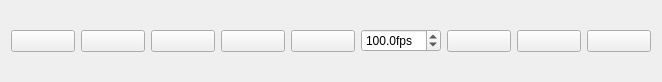
<?xml version="1.0" encoding="UTF-8"?>
<ui version="4.0">
 <class>qDMMLSequenceBrowserPlayWidget</class>
 <widget class="QWidget" name="qDMMLSequenceBrowserPlayWidget">
  <property name="geometry">
   <rect>
    <x>0</x>
    <y>0</y>
    <width>662</width>
    <height>82</height>
   </rect>
  </property>
  <property name="sizePolicy">
   <sizepolicy hsizetype="Preferred" vsizetype="Maximum">
    <horstretch>0</horstretch>
    <verstretch>0</verstretch>
   </sizepolicy>
  </property>
  <property name="windowTitle">
   <string>qDMMLSequenceBrowserPlayWidget</string>
  </property>
  <layout class="QHBoxLayout" name="horizontalLayout">
   <item>
    <widget class="QPushButton" name="pushButton_VcrFirst">
     <property name="toolTip">
      <string>First frame</string>
     </property>
     <property name="text">
      <string/>
     </property>
     <property name="icon">
      <iconset resource="../qCjyxSequenceBrowserModuleWidgets.qrc">
       <normaloff>:/Icons/pqVcrFirst24.png</normaloff>:/Icons/pqVcrFirst24.png</iconset>
     </property>
    </widget>
   </item>
   <item>
    <widget class="QPushButton" name="pushButton_VcrPrevious">
     <property name="toolTip">
      <string>Previous frame</string>
     </property>
     <property name="text">
      <string/>
     </property>
     <property name="icon">
      <iconset resource="../qCjyxSequenceBrowserModuleWidgets.qrc">
       <normaloff>:/Icons/pqVcrBack24.png</normaloff>:/Icons/pqVcrBack24.png</iconset>
     </property>
    </widget>
   </item>
   <item>
    <widget class="QPushButton" name="pushButton_VcrPlayPause">
     <property name="toolTip">
      <string>Play/Pause</string>
     </property>
     <property name="text">
      <string/>
     </property>
     <property name="icon">
      <iconset resource="../qCjyxSequenceBrowserModuleWidgets.qrc">
       <normaloff>:/Icons/pqVcrPlay24.png</normaloff>
       <normalon>:/Icons/pqVcrPause24.png</normalon>:/Icons/pqVcrPlay24.png</iconset>
     </property>
     <property name="checkable">
      <bool>true</bool>
     </property>
    </widget>
   </item>
   <item>
    <widget class="QPushButton" name="pushButton_VcrNext">
     <property name="toolTip">
      <string>Next frame</string>
     </property>
     <property name="text">
      <string/>
     </property>
     <property name="icon">
      <iconset resource="../qCjyxSequenceBrowserModuleWidgets.qrc">
       <normaloff>:/Icons/pqVcrForward24.png</normaloff>:/Icons/pqVcrForward24.png</iconset>
     </property>
    </widget>
   </item>
   <item>
    <widget class="QPushButton" name="pushButton_VcrLast">
     <property name="toolTip">
      <string>Last frame</string>
     </property>
     <property name="text">
      <string/>
     </property>
     <property name="icon">
      <iconset resource="../qCjyxSequenceBrowserModuleWidgets.qrc">
       <normaloff>:/Icons/pqVcrLast24.png</normaloff>:/Icons/pqVcrLast24.png</iconset>
     </property>
    </widget>
   </item>
   <item>
    <widget class="QDoubleSpinBox" name="doubleSpinBox_VcrPlaybackRate">
     <property name="suffix">
      <string>fps</string>
     </property>
     <property name="decimals">
      <number>1</number>
     </property>
     <property name="minimum">
      <double>0.000000000000000</double>
     </property>
     <property name="maximum">
      <double>1000.000000000000000</double>
     </property>
     <property name="singleStep">
      <double>5.000000000000000</double>
     </property>
     <property name="value">
      <double>100.000000000000000</double>
     </property>
    </widget>
   </item>
   <item>
    <widget class="QPushButton" name="pushButton_VcrLoop">
     <property name="toolTip">
      <string>Loop playback</string>
     </property>
     <property name="text">
      <string/>
     </property>
     <property name="icon">
      <iconset resource="../qCjyxSequenceBrowserModuleWidgets.qrc">
       <normaloff>:/Icons/pqVcrLoop24.png</normaloff>:/Icons/pqVcrLoop24.png</iconset>
     </property>
     <property name="checkable">
      <bool>true</bool>
     </property>
    </widget>
   </item>
   <item>
    <widget class="QPushButton" name="pushButton_VcrRecord">
     <property name="toolTip">
      <string>Record proxy nodes modifications continuously</string>
     </property>
     <property name="text">
      <string/>
     </property>
     <property name="icon">
      <iconset resource="../qCjyxSequenceBrowserModuleWidgets.qrc">
       <normaloff>:/Icons/VcrRecord16.png</normaloff>:/Icons/VcrRecord16.png</iconset>
     </property>
     <property name="checkable">
      <bool>true</bool>
     </property>
    </widget>
   </item>
   <item>
    <widget class="QPushButton" name="pushButton_Snapshot">
     <property name="toolTip">
      <string>Record snapshot of current state of all proxy nodes</string>
     </property>
     <property name="text">
      <string/>
     </property>
     <property name="icon">
      <iconset resource="../qCjyxSequenceBrowserModuleWidgets.qrc">
       <normaloff>:/Icons/pqCamera24.png</normaloff>:/Icons/pqCamera24.png</iconset>
     </property>
    </widget>
   </item>
  </layout>
 </widget>
 <tabstops>
  <tabstop>pushButton_VcrFirst</tabstop>
  <tabstop>pushButton_VcrPrevious</tabstop>
  <tabstop>pushButton_VcrPlayPause</tabstop>
  <tabstop>pushButton_VcrNext</tabstop>
  <tabstop>pushButton_VcrLast</tabstop>
  <tabstop>doubleSpinBox_VcrPlaybackRate</tabstop>
  <tabstop>pushButton_VcrLoop</tabstop>
 </tabstops>
 <resources>
  <include location="../../../Resources/qCjyxSequenceBrowserModule.qrc"/>
  <include location="../qCjyxSequenceBrowserModuleWidgets.qrc"/>
 </resources>
 <connections/>
</ui>
